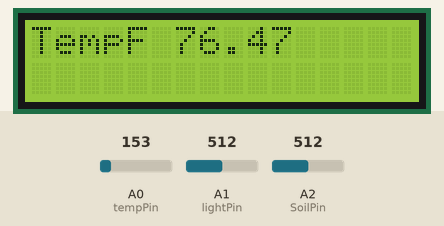
A sketch run on a simulated Arduino Uno, built with avr-gcc and run on an emulated ATmega328P. Shown: 16×2 character LCD. The inputs (shaded band) are chosen by the test bench; at power-on: A0 (tempPin) = 153, A1 (lightPin) = 512, A2 (SoilPin) = 512.

Above: at 1.2 s.
1.3 s: A0 (tempPin) set to 165
At 15.2 s:
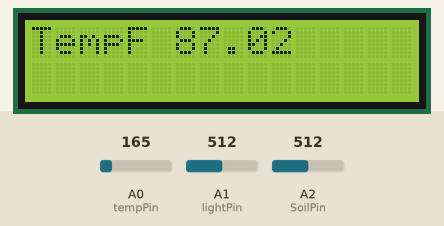
15.3 s: A1 (lightPin) set to 716
At 21.5 s:
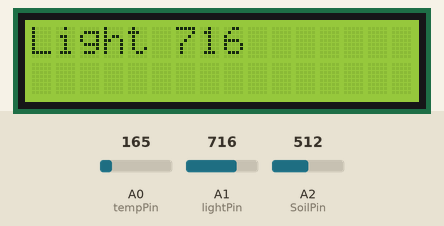
26.5 s: A2 (SoilPin) set to 716
At 40.4 s:
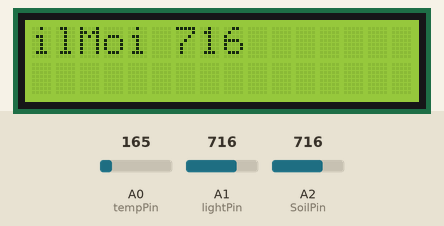
40.5 s: A0 (tempPin) set to 175
At 45.8 s:
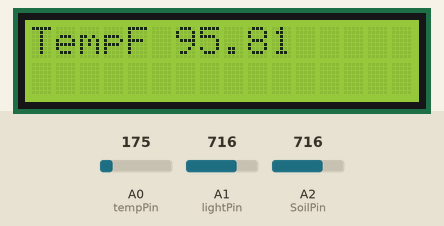
51.7 s: A1 (lightPin) set to 900
At 65.5 s:
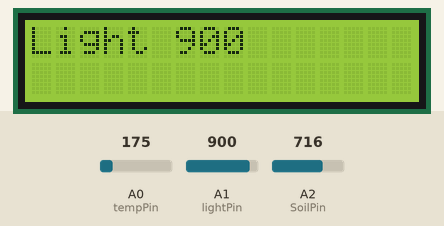
65.7 s: A2 (SoilPin) set to 900
At 71.2 s:
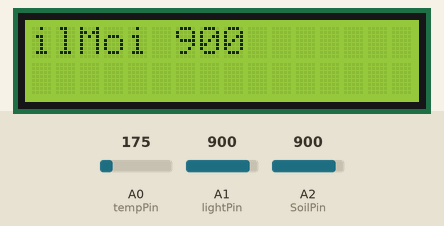
Timing chart, 0 to 72.7 s (numbered marks = the images above; inputs shaded):
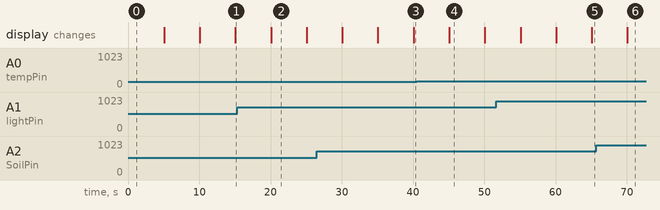

The sketch:

sensor_LCD_output.ino
```cpp
#include <LiquidCrystal.h>

    int tempPin = 0;
    int lightPin = 1;
     int SoilPin = 2;

    // BS E D4 D5 D6 D7
    LiquidCrystal lcd(2,4,8,9,10,11);

    void setup()
    {
    lcd.begin(16, 2);
    }

    void loop()
    {
    // Display Temperature in C
    {
    int tempReading = analogRead(tempPin);
    float tempVolts = tempReading * 5.0 / 1024.0;
    float tempC = (tempVolts - 0.5) * 100.0;
    float tempF = tempC * 9.0 / 5.0 + 32.0;
    // ----------------
    lcd.print("TempF ");
    lcd.setCursor(6, 0);
    lcd.print(tempF);
    delay(5000);
    }
    // Display Light
    {
    int lightReading = analogRead(lightPin);
    ;
    lcd.autoscroll();
    // ---------------
    lcd.setCursor(9, 0);
    lcd.print("Light ");

    lcd.print(lightReading);
    delay(5000);
    }

    {
      int soilmoistureReading= analogRead(SoilPin);
      lcd.autoscroll();
     ;
      lcd.print("SoilMoi ");

      lcd.print(soilmoistureReading);
      delay(5000);
    }


  lcd.noAutoscroll();      // turn off automatic scrolling

  lcd.clear();           // clear screen for the next loop
}
```

Measured:
- what the display in image 2 shows lasts 5.0 s, from 20.1 s to 25.1 s
